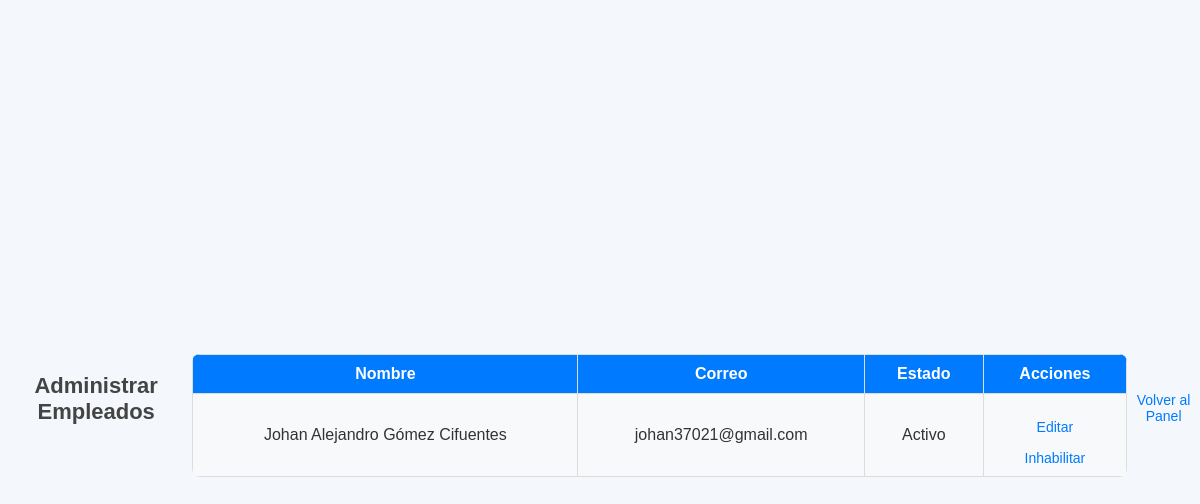
/php/panel_de_usuario/admin_empleados.php (signed in), run on the app's committed database.
### tables this page shows
CREATE TABLE IF NOT EXISTS `usuarios` (
  `id` int NOT NULL AUTO_INCREMENT,
  `correo` varchar(100) NOT NULL,
  `contraseña` varchar(255) NOT NULL,
  `nombre` varchar(100) NOT NULL,
  `fecha_registro` timestamp NULL DEFAULT CURRENT_TIMESTAMP,
  `rol` enum('admin','empleado') NOT NULL DEFAULT 'empleado',
  `activo` tinyint(1) DEFAULT '1',
  PRIMARY KEY (`id`),
  UNIQUE KEY `correo` (`correo`)
);

### php/panel_de_usuario/admin_empleados.php (the view, shortened to what this page needs)
<?php
require '../config.php';
$sql = "SELECT id, nombre, correo, contraseña, activo FROM usuarios WHERE rol = 'empleado'";
$stmt = $pdo->query($sql);
$empleados = $stmt->fetchAll(PDO::FETCH_ASSOC);
?>
<!DOCTYPE html>
<html lang="es">
<head>
    <link rel="stylesheet" href="../../css/styles.css">
</head>
<body>
    <h2>Administrar Empleados</h2>
    <table>
        <thead>
            <tr>
                <th>Nombre</th>
                <th>Correo</th>
                <th>Estado</th>
                <th>Acciones</th>
            </tr>
        </thead>
        <tbody>
            <?php foreach ($empleados as $empleado): ?>
                <tr>
                    <td><?= htmlspecialchars($empleado['nombre']) ?></td>
                    <td><?= htmlspecialchars($empleado['correo']) ?></td>
                    <td><?= $empleado['activo'] ? 'Activo' : 'Inactivo' ?></td>
                    <td>
                        <a href="editar_usuario.php?id=<?= $empleado['id'] ?>">Editar</a>
                        <a href="inhabilitar_empleado.php?id=<?= $empleado['id'] ?>&estado=<?= $empleado['activo'] ? 0 : 1 ?>">
                            <?= $empleado['activo'] ? 'Inhabilitar' : 'Habilitar' ?>
                        </a>
                    </td>
                </tr>
            <?php endforeach; ?>
        </tbody>
    </table>
    <a href="dashboard_admin.php">Volver al Panel</a>
</body>
</html>

### css/styles.css (style rules this page uses)
body { font-family: 'Arial', sans-serif; background-color: #f4f7fc; margin: 0; padding: 0; display: flex; justify-content: center; align-items: center; min-height: 100vh; color: #333; }
h2 { text-align: center; color: #444; font-size: 22px; margin-bottom: 20px; }
a { color: #007bff; text-decoration: none; font-size: 14px; margin-top: 15px; text-align: center; display: block; }
table { width: 100%; margin-top: 30px; border-collapse: collapse; border-radius: 8px; overflow: hidden; }
th, td { padding: 10px 15px; text-align: center; border: 1px solid #ddd; }
th { background-color: #007bff; color: white; }
tr:nth-child(odd) { background-color: #f8f9fa; }

### data on the page
usuarios: nombre "Johan Alejandro Gómez Cifuentes", correo "johan37021@gmail.com", activo "Activo"
